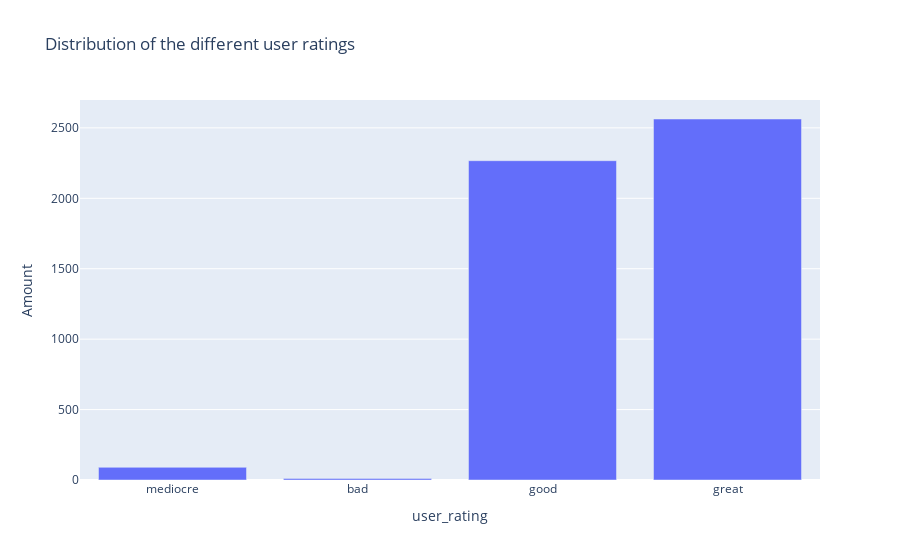

Notebook cell for this chart:
### Code cell
aux_df = pd.DataFrame(df['user_rating'].value_counts())
aux_df = aux_df.reindex(['mediocre', 'bad', 'good', 'great']).reset_index()

px.bar(aux_df, x='index', y='user_rating',
        title='Distribution of the different user ratings',
        labels={
            'user_rating': 'Amount',
            'index': 'user_rating',
})

### Figure 1 — Plotly figure (JSON) as saved in the notebook; plotly's stock layout.template omitted (floating-point values rounded to 4 significant figures)
{"data": [{"alignmentgroup": "True", "hovertemplate": "user_rating=%{x}<br>Amount=%{y}<extra></extra>", "legendgroup": "", "marker": {"color": "#636efa", "pattern": {"shape": ""}}, "name": "", "offsetgroup": "", "orientation": "v", "showlegend": false, "textposition": "auto", "type": "bar", "x": ["mediocre", "bad", "good", "great"], "xaxis": "x", "y": [90, 11, 2267, 2563], "yaxis": "y"}], "layout": {"barmode": "relative", "legend": {"tracegroupgap": 0}, "title": {"text": "Distribution of the different user ratings"}, "xaxis": {"anchor": "y", "domain": [0, 1], "title": {"text": "user_rating"}}, "yaxis": {"anchor": "x", "domain": [0, 1], "title": {"text": "Amount"}}}}
